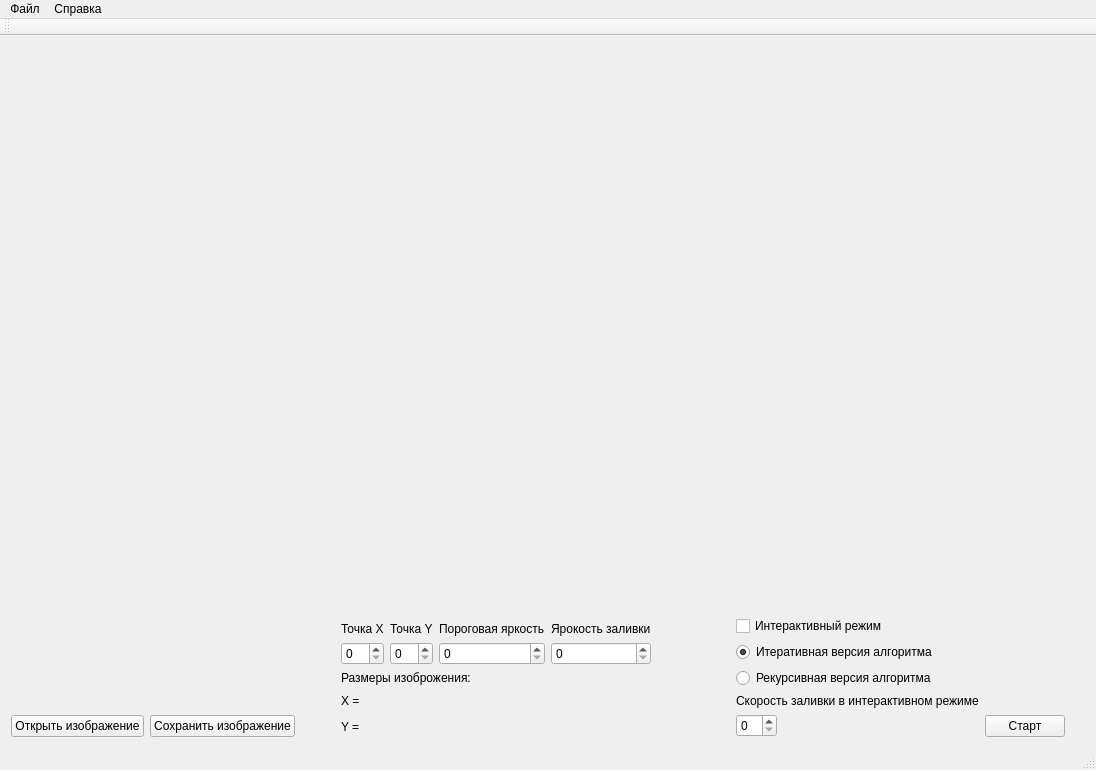
<?xml version="1.0" encoding="UTF-8"?>
<ui version="4.0">
 <class>CV_test_GUIClass</class>
 <widget class="QMainWindow" name="CV_test_GUIClass">
  <property name="geometry">
   <rect>
    <x>0</x>
    <y>0</y>
    <width>1096</width>
    <height>770</height>
   </rect>
  </property>
  <property name="windowTitle">
   <string>CV_test_GUI</string>
  </property>
  <property name="animated">
   <bool>false</bool>
  </property>
  <widget class="QWidget" name="centralWidget">
   <layout class="QGridLayout" name="gridLayout_6">
    <item row="0" column="0">
     <spacer name="verticalSpacer_4">
      <property name="orientation">
       <enum>Qt::Vertical</enum>
      </property>
      <property name="sizeHint" stdset="0">
       <size>
        <width>20</width>
        <height>40</height>
       </size>
      </property>
     </spacer>
    </item>
    <item row="1" column="0">
     <layout class="QGridLayout" name="gridLayout">
      <item row="0" column="0">
       <spacer name="horizontalSpacer_4">
        <property name="orientation">
         <enum>Qt::Horizontal</enum>
        </property>
        <property name="sizeHint" stdset="0">
         <size>
          <width>40</width>
          <height>20</height>
         </size>
        </property>
       </spacer>
      </item>
      <item row="0" column="1">
       <widget class="QLabel" name="Drow_palce">
        <property name="text">
         <string/>
        </property>
       </widget>
      </item>
      <item row="0" column="2">
       <spacer name="horizontalSpacer_5">
        <property name="orientation">
         <enum>Qt::Horizontal</enum>
        </property>
        <property name="sizeHint" stdset="0">
         <size>
          <width>40</width>
          <height>20</height>
         </size>
        </property>
       </spacer>
      </item>
     </layout>
    </item>
    <item row="2" column="0">
     <spacer name="verticalSpacer_5">
      <property name="orientation">
       <enum>Qt::Vertical</enum>
      </property>
      <property name="sizeHint" stdset="0">
       <size>
        <width>20</width>
        <height>40</height>
       </size>
      </property>
     </spacer>
    </item>
    <item row="3" column="0">
     <layout class="QHBoxLayout" name="horizontalLayout_6">
      <item>
       <layout class="QGridLayout" name="gridLayout_3">
        <item row="1" column="1">
         <widget class="QPushButton" name="save_pushButton">
          <property name="text">
           <string>Сохранить изображение</string>
          </property>
         </widget>
        </item>
        <item row="0" column="1">
         <spacer name="verticalSpacer_3">
          <property name="orientation">
           <enum>Qt::Vertical</enum>
          </property>
          <property name="sizeHint" stdset="0">
           <size>
            <width>20</width>
            <height>40</height>
           </size>
          </property>
         </spacer>
        </item>
        <item row="1" column="3">
         <spacer name="horizontalSpacer_6">
          <property name="orientation">
           <enum>Qt::Horizontal</enum>
          </property>
          <property name="sizeHint" stdset="0">
           <size>
            <width>40</width>
            <height>20</height>
           </size>
          </property>
         </spacer>
        </item>
        <item row="1" column="0">
         <widget class="QPushButton" name="open_imge_button">
          <property name="text">
           <string>Открыть изображение</string>
          </property>
         </widget>
        </item>
       </layout>
      </item>
      <item>
       <layout class="QVBoxLayout" name="verticalLayout_6">
        <item>
         <spacer name="verticalSpacer_2">
          <property name="orientation">
           <enum>Qt::Vertical</enum>
          </property>
          <property name="sizeHint" stdset="0">
           <size>
            <width>20</width>
            <height>40</height>
           </size>
          </property>
         </spacer>
        </item>
        <item>
         <layout class="QGridLayout" name="gridLayout_2">
          <item row="0" column="0">
           <layout class="QHBoxLayout" name="horizontalLayout_2">
            <item>
             <layout class="QVBoxLayout" name="verticalLayout">
              <item>
               <widget class="QLabel" name="label">
                <property name="text">
                 <string>Точка X</string>
                </property>
               </widget>
              </item>
              <item>
               <widget class="QSpinBox" name="x_point_spinBox"/>
              </item>
             </layout>
            </item>
            <item>
             <layout class="QVBoxLayout" name="verticalLayout_2">
              <item>
               <widget class="QLabel" name="label_2">
                <property name="text">
                 <string>Точка Y</string>
                </property>
               </widget>
              </item>
              <item>
               <widget class="QSpinBox" name="y_point_spinBox"/>
              </item>
             </layout>
            </item>
           </layout>
          </item>
          <item row="0" column="2">
           <layout class="QVBoxLayout" name="verticalLayout_4">
            <item>
             <widget class="QLabel" name="label_4">
              <property name="text">
               <string>Ярокость заливки</string>
              </property>
             </widget>
            </item>
            <item>
             <widget class="QSpinBox" name="filler_color_spinBox">
              <property name="maximum">
               <number>255</number>
              </property>
             </widget>
            </item>
           </layout>
          </item>
          <item row="0" column="1">
           <layout class="QVBoxLayout" name="verticalLayout_3">
            <item>
             <widget class="QLabel" name="label_3">
              <property name="text">
               <string>Пороговая яркость</string>
              </property>
             </widget>
            </item>
            <item>
             <widget class="QSpinBox" name="pixel_brightness_spinBox">
              <property name="maximum">
               <number>255</number>
              </property>
             </widget>
            </item>
           </layout>
          </item>
         </layout>
        </item>
        <item>
         <widget class="QLabel" name="label_5">
          <property name="text">
           <string>Размеры изоброжения:</string>
          </property>
         </widget>
        </item>
        <item>
         <layout class="QHBoxLayout" name="horizontalLayout_3">
          <item>
           <widget class="QLabel" name="label_6">
            <property name="text">
             <string>X = </string>
            </property>
           </widget>
          </item>
          <item>
           <widget class="QLabel" name="x_size_lable">
            <property name="text">
             <string/>
            </property>
           </widget>
          </item>
          <item>
           <spacer name="horizontalSpacer_2">
            <property name="orientation">
             <enum>Qt::Horizontal</enum>
            </property>
            <property name="sizeHint" stdset="0">
             <size>
              <width>40</width>
              <height>20</height>
             </size>
            </property>
           </spacer>
          </item>
         </layout>
        </item>
        <item>
         <layout class="QHBoxLayout" name="horizontalLayout_4">
          <item>
           <widget class="QLabel" name="label_7">
            <property name="text">
             <string>Y = </string>
            </property>
           </widget>
          </item>
          <item>
           <widget class="QLabel" name="y_size_lable">
            <property name="text">
             <string/>
            </property>
           </widget>
          </item>
          <item>
           <spacer name="horizontalSpacer_3">
            <property name="orientation">
             <enum>Qt::Horizontal</enum>
            </property>
            <property name="sizeHint" stdset="0">
             <size>
              <width>40</width>
              <height>20</height>
             </size>
            </property>
           </spacer>
          </item>
         </layout>
        </item>
       </layout>
      </item>
      <item>
       <spacer name="horizontalSpacer_7">
        <property name="orientation">
         <enum>Qt::Horizontal</enum>
        </property>
        <property name="sizeHint" stdset="0">
         <size>
          <width>40</width>
          <height>20</height>
         </size>
        </property>
       </spacer>
      </item>
      <item>
       <layout class="QGridLayout" name="gridLayout_4">
        <item row="5" column="0">
         <layout class="QVBoxLayout" name="verticalLayout_5">
          <item>
           <widget class="QLabel" name="label_8">
            <property name="text">
             <string>Скорость заливки в интерактивном режиме</string>
            </property>
           </widget>
          </item>
          <item>
           <layout class="QHBoxLayout" name="horizontalLayout_5">
            <item>
             <widget class="QSpinBox" name="interactive_speed_spinBox"/>
            </item>
            <item>
             <spacer name="horizontalSpacer">
              <property name="orientation">
               <enum>Qt::Horizontal</enum>
              </property>
              <property name="sizeHint" stdset="0">
               <size>
                <width>40</width>
                <height>20</height>
               </size>
              </property>
             </spacer>
            </item>
           </layout>
          </item>
         </layout>
        </item>
        <item row="3" column="0">
         <widget class="QRadioButton" name="iterative_radioButton">
          <property name="enabled">
           <bool>true</bool>
          </property>
          <property name="text">
           <string>Итеративная версия алгоритма</string>
          </property>
          <property name="checkable">
           <bool>true</bool>
          </property>
          <property name="checked">
           <bool>true</bool>
          </property>
         </widget>
        </item>
        <item row="2" column="0">
         <widget class="QCheckBox" name="interactiv_ver_checkBox">
          <property name="text">
           <string>Интерактивный режим</string>
          </property>
         </widget>
        </item>
        <item row="4" column="0">
         <widget class="QRadioButton" name="recursive_radioButton">
          <property name="text">
           <string>Рекурсивная версия алгоритма</string>
          </property>
         </widget>
        </item>
        <item row="0" column="0">
         <spacer name="verticalSpacer_6">
          <property name="orientation">
           <enum>Qt::Vertical</enum>
          </property>
          <property name="sizeHint" stdset="0">
           <size>
            <width>20</width>
            <height>40</height>
           </size>
          </property>
         </spacer>
        </item>
       </layout>
      </item>
      <item>
       <layout class="QGridLayout" name="gridLayout_5">
        <item row="1" column="0">
         <widget class="QPushButton" name="to_fill">
          <property name="enabled">
           <bool>true</bool>
          </property>
          <property name="text">
           <string>Старт</string>
          </property>
         </widget>
        </item>
        <item row="0" column="0">
         <spacer name="verticalSpacer_7">
          <property name="orientation">
           <enum>Qt::Vertical</enum>
          </property>
          <property name="sizeHint" stdset="0">
           <size>
            <width>20</width>
            <height>40</height>
           </size>
          </property>
         </spacer>
        </item>
       </layout>
      </item>
      <item>
       <layout class="QVBoxLayout" name="verticalLayout_7">
        <item>
         <spacer name="verticalSpacer">
          <property name="orientation">
           <enum>Qt::Vertical</enum>
          </property>
          <property name="sizeHint" stdset="0">
           <size>
            <width>20</width>
            <height>40</height>
           </size>
          </property>
         </spacer>
        </item>
       </layout>
      </item>
     </layout>
    </item>
   </layout>
  </widget>
  <widget class="QMenuBar" name="menuBar">
   <property name="geometry">
    <rect>
     <x>0</x>
     <y>0</y>
     <width>1096</width>
     <height>26</height>
    </rect>
   </property>
   <widget class="QMenu" name="menu">
    <property name="title">
     <string>Файл</string>
    </property>
    <addaction name="separator"/>
    <addaction name="open_image_action"/>
    <addaction name="save_image_action"/>
    <addaction name="exit_action"/>
   </widget>
   <widget class="QMenu" name="menu_2">
    <property name="title">
     <string>Справка</string>
    </property>
    <addaction name="about_action"/>
   </widget>
   <addaction name="menu"/>
   <addaction name="menu_2"/>
  </widget>
  <widget class="QToolBar" name="mainToolBar">
   <attribute name="toolBarArea">
    <enum>TopToolBarArea</enum>
   </attribute>
   <attribute name="toolBarBreak">
    <bool>false</bool>
   </attribute>
  </widget>
  <widget class="QStatusBar" name="statusBar"/>
  <action name="open_image_action">
   <property name="text">
    <string>Открыть изображение</string>
   </property>
  </action>
  <action name="save_image_action">
   <property name="text">
    <string>Сохранить изображение</string>
   </property>
  </action>
  <action name="exit_action">
   <property name="text">
    <string>Выйти</string>
   </property>
  </action>
  <action name="about_action">
   <property name="text">
    <string>О программе</string>
   </property>
  </action>
 </widget>
 <layoutdefault spacing="6" margin="11"/>
 <resources>
  <include location="CV_test_GUI.qrc"/>
 </resources>
 <connections/>
</ui>
